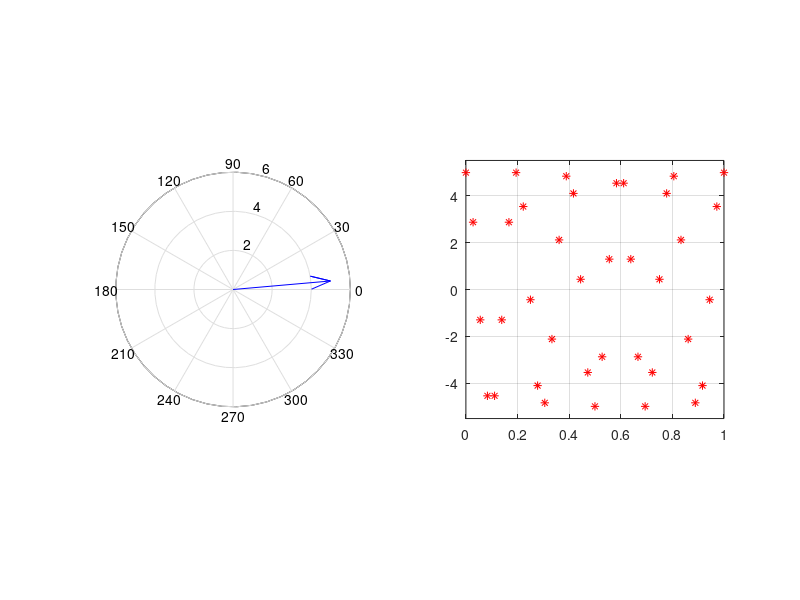

Source code (MATLAB):
%%
% Author:       Sean Tedesco
% Date:         December 31st, 2021
% Description:  Interactive graphing example that produces a sinusoid
%               signal from an input of phasor components. 
%%

% clean up
clear all; clf

% get the inputs
f = input(' frequency in Hz >> ');
A = input(' amplitude (>0) >> ');
theta = input(' phase in degrees >> ');
n_periods = input(' number of periods >> ');

% convert inputs to signal parameters
omega = 2*pi*f;                         % frequency rad/s
tmax = n_periods*1/f;                   % multiples of period
time = [ ];                             % initialization

% plot the sinusoid
figure(1)
for t=0:tmax/36:tmax                    % loop
    z = A*exp(1i*(omega*t+theta*pi/180));
    x = real(z); y = imag(z);           % projection
    time = [time t];                    % sequence
    
    subplot(121)    % subplot 1 of 2
    compass(x,y);   % plot vector
    axis('square')  % square axis
    
    subplot(122)                        % subplot 2 of 2
    plot(t,x,'*r')                      % plot x point in red '*'
    axis('square');
    axis([0 tmax -1.1*A 1.1*A]); grid   % bounds; grid

    hold on                             % hold current plot        
    pause(0.1)    
    
end % end loop
hold off % dismiss hold on